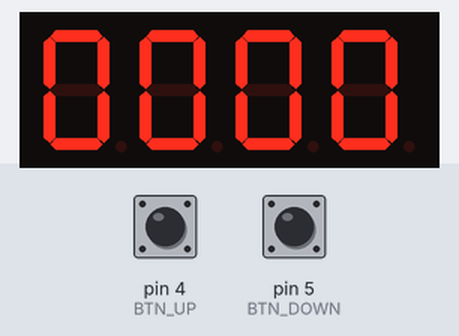
Recording of a sketch running on a simulated Arduino Uno, built with avr-gcc and run on an emulated ATmega328P. Parts: 4-digit seven-segment display. Inputs (shaded band) come from the test bench; at power-on: pin 5 (BTN_DOWN) HIGH, pin 4 (BTN_UP) HIGH.

Above: at 1.2 s.
1.3 s: pin 5 (BTN_DOWN) pulled LOW for 1 s
At 2.9 s:
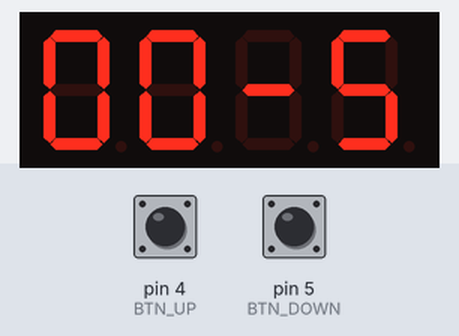
3.8 s: pin 4 (BTN_UP) pulled LOW for 3.2 s
At 8.1 s:
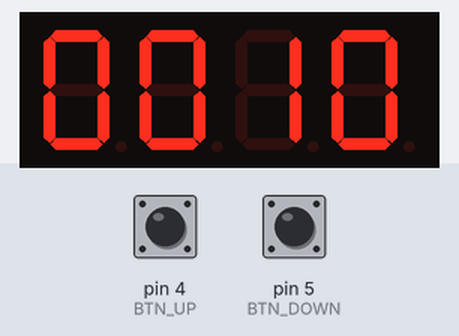
8.5 s: pin 4 (BTN_UP) pulled LOW for 0.15 s
At 9.5 s:
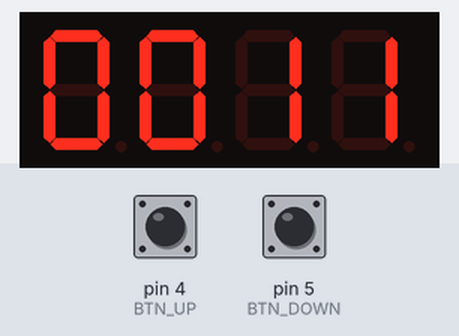
10.1 s: pin 5 (BTN_DOWN) pulled LOW for 3.2 s
At 14.1 s:
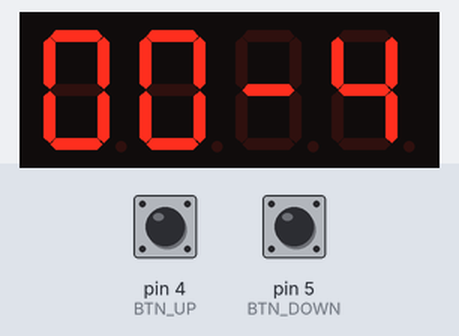
14.8 s: pin 4 (BTN_UP) pulled LOW for 1 s
At 16.8 s:
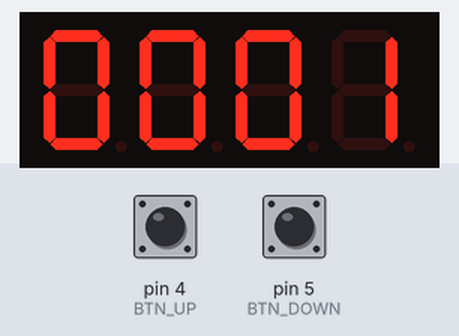
Timing chart, 0 to 18.3 s (numbered marks = the images above; inputs shaded):
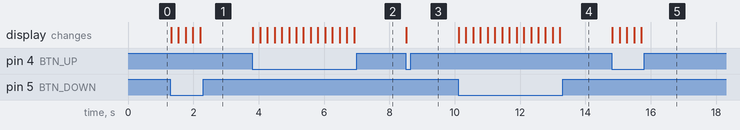

Measured:
- after the input at 1.3 s, the display: first changes at once (image 1 shows a later state)
- after the input at 3.8 s, the display: first changes at once (image 2 shows a later state)
- after the input at 8.5 s, the display: changes at once (image 3)
- after the input at 10.1 s, the display: first changes at once (image 4 shows a later state)
- after the input at 14.8 s, the display: first changes at once (image 5 shows a later state)

The sketch:

game.ino
```cpp
#include <TM1637Display.h>

// TM1637 pins
#define CLK 3
#define DIO 2

// Buttons
#define BTN_UP 4
#define BTN_DOWN 5

TM1637Display display(CLK, DIO);

int count = 0;

void setup() {
  pinMode(BTN_UP, INPUT_PULLUP);
  pinMode(BTN_DOWN, INPUT_PULLUP);

  display.setBrightness(5);
  display.showNumberDec(count, true);
}

void loop() {

  // 🔼 Increase
  if (digitalRead(BTN_UP) == LOW) {
    count++;
    if (count > 9999) count = 9999;   // upper limit
    display.showNumberDec(count, true);
    delay(200); // debounce
  }

  // 🔽 Decrease
  if (digitalRead(BTN_DOWN) == LOW) {
    count--;
    if (count < -999) count = -999;   // lower limit
    display.showNumberDec(count, true);
    delay(200); // debounce
  }
}
```
